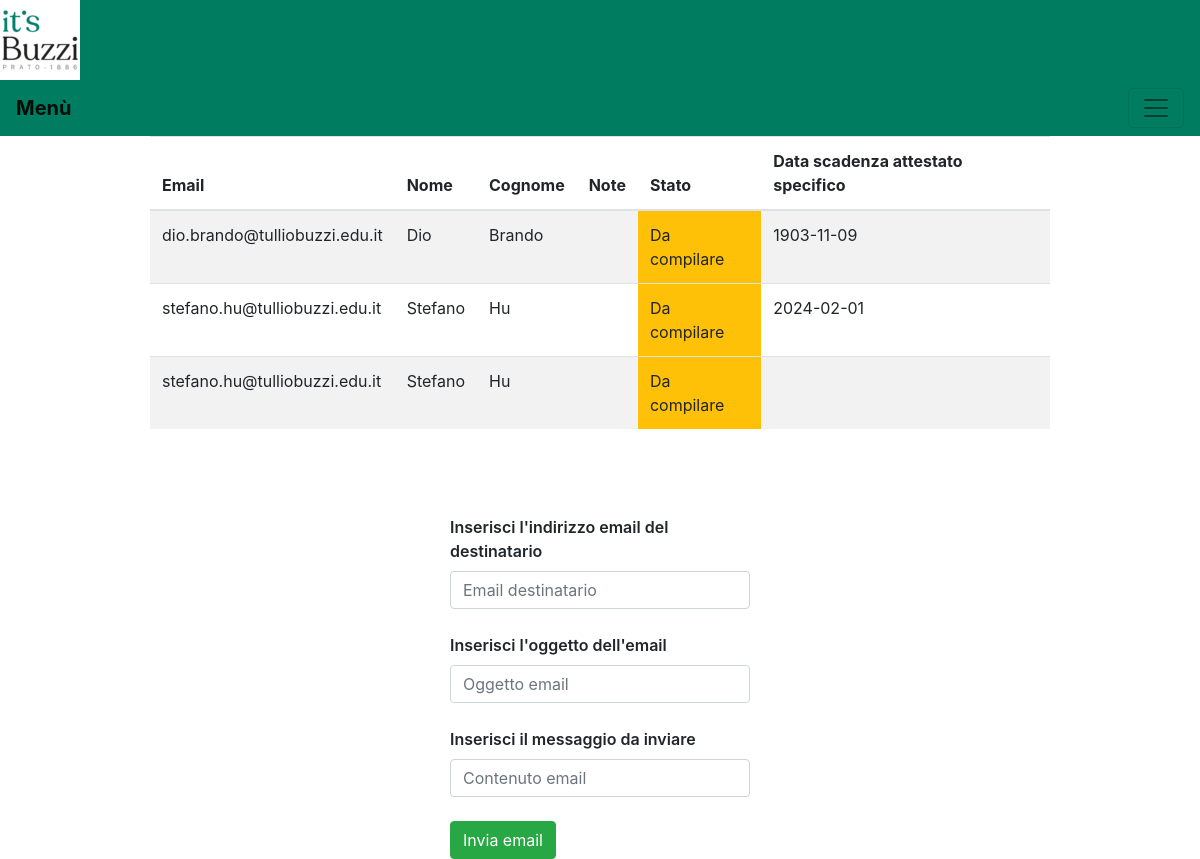
/cuccurullo_page.php, run on the app's committed database.
### tables this page shows
CREATE TABLE attestato (
	mail VARCHAR(64) NOT NULL,
	tipo ENUM('Attestato di formazione generale',  
		  'Attestato di formazione specifica - rischio medio',  
		  'Attestato di formazione - rischio alto',  
		  'Attestato di formazione sicurezza per il preposto',  
		  'Attestato di aggiornamento sicurezza per il preposto',  
		  'Attestato di aggiornamento sicurezza',  
		  'Attestato di formazione per RLS',  
		  'Attestato di aggiornamento per RLS',  
		  'Attestato di formazione aggiornamento RSPP',  
		  'Attestato di formazione per rischio di incendio - rischio medio',  
		  'Attestato di formazione per rischio di incendio - rischio alto',  
		  'Attestato di formazione per il primo soccorso',  
		  'Attestato di aggiornamento per il primo soccorso',  
		  'Attestato di formazione BLSD',  
		  'Attestato di aggiornamento BLSD',  
		  'Altro') NOT NULL	   DEFAULT 'Altro',
	descrizione   VARCHAR(128) DEFAULT '',
	data_scadenza DATE 		   DEFAULT NULL,
	PRIMARY KEY(mail,tipo,descrizione),
	CONSTRAINT attestato_generico_mail
		FOREIGN KEY (mail)
		REFERENCES personale(mail)
);

CREATE TABLE personale (
	 
	 
	 
	mail         VARCHAR(64) PRIMARY KEY NOT NULL,  
	tipo         ENUM('ata','docente')   NOT NULL,
	nome         VARCHAR(32)             NOT NULL,
	cognome      VARCHAR(32)             NOT NULL,
	 
	cod_fiscale  VARCHAR(32)             NOT NULL,
	note         VARCHAR(128)            NOT NULL DEFAULT '',
    stato 	     ENUM('Da compilare', 'Da validare', 'Validato', 'Richiesta modifica') DEFAULT 'Da compilare',
	pw           VARCHAR(32)             NOT NULL DEFAULT '1234', 
	in_servizio  ENUM('s', 'n')			 NOT NULL DEFAULT 's' 
);

### database/database.php (called while the page is built, shortened)
<?php
function connect_database($server_name = "localhost",
                          $username = "root",
                          $password = "",
                          $database = "rspp_certificati")
{
    $conn = new mysqli($server_name, $username, $password);
    return $conn;
}
function getUsersForCuccurullo() {
    $conn = connect_database();
    $sql = "
        SELECT p.mail as mail, p.nome as nome, p.cognome as cognome, p.note as note, p.stato as stato, att.data_scadenza as ass_data_scadenza
        FROM personale p
        INNER JOIN attestato att ON att.mail = p.mail;
    ";
    $stmt = $conn->prepare($sql);
    $stmt->execute();
    $results = $stmt->get_result();
    $users = array();
    while($row = $results->fetch_assoc()) {
        $users[] = array(
            "mail" => $row['mail'],
            "nome" => $row['nome'],
            "cognome" => $row['cognome'],
            "note" => $row['note'],
            "stato" => $row['stato'],
            "ass_data_scadenza" => $row['ass_data_scadenza']
            );
    }
    return $users;
}

### cuccurullo_page.php (the view, shortened to what this page needs)
<!DOCTYPE html>
<html lang="it">
<head>
    <link rel="stylesheet" href="css/header.css">
    <link rel="stylesheet" href="css/index.css">
</head>
<body>
<div>
</div>
<div>
    <?php
    include 'database/database.php';
    $users = getUsersForCuccurullo();
    echo '<table class="table table-striped table-hover w-75 ">
            <thead>
                <tr>
                    <th scope="col">Email</th>
                    <th scope="col">Nome</th>
                    <th scope="col">Cognome</th>
                    <th scope="col">Note</th>
                    <th scope="col">Stato</th>
                    <th scope="col">Data scadenza attestato specifico</th>
                </tr>
            </thead>
            <tbody>';
    $id = 0;
    $mail = "mail";
    $nome = "nome";
    $cognome = "cognome";
    $note = "note";
    $stato = "stato";
    $ass_data_scadenza = "ass_data_scadenza";
    $fine_mail = "@tulliobuzzi.edu.it";
    foreach ($users as $user) {
        $id++;
        $da_compilare = $user['stato'] == StatoCertificati::DA_COMPILARE;
        $data_scadenza_specifico_attivo = $user['ass_data_scadenza'] > new DateTime();
        echo '<tr id="' . $id . '" >
                <td id="' . $id . $mail . '">' . $user['mail'].$fine_mail . '</td>
                <td id="' . $id . $nome . '">' . $user['nome'] . '</td>
                <td id="' . $id . $cognome . '">' . $user['cognome'] . '</td>
                <td id="' . $id . $note . '">' . $user['note'] . '</td>
                <td id="' . $id . $stato . '" class="' . ($da_compilare ? 'bg-warning' : '') . '">' . $user['stato'] . '</td>
                <td id="' . $id . $ass_data_scadenza . '" class="' . ($data_scadenza_specifico_attivo ? 'bg-danger' : '') . '">' . $user['ass_data_scadenza'] . '</td>
            </tr>';
    }
    echo '</tbody>
        </table>';
    ?>
</div>
<div id="email-section" class="w-25">
    <form action="http://localhost:80/rspp_certificati/sendmail.php" method="post" class="font form">
        <label class="form-label" for="to">Inserisci l'indirizzo email del destinatario</label>
        <input class="button form-control" type="email" name="to" id="to" placeholder="Email destinatario">
        <br>
        <label class="form-label" for="subject">Inserisci l'oggetto dell'email</label>
        <input class="button form-control" type="text" name="subject" id="subject" placeholder="Oggetto email">
        <br>
        <label id="form-label" for="body">Inserisci il messaggio da inviare</label>
        <input class="button form-control" type="text" name="body" id="body" placeholder="Contenuto email">
        <br>
        <input class="button btn btn-success" type="submit" value="Invia email">
    </form>
</div>
</body>
</html>

### css/header.css (style rules this page uses)
* { padding: 0; margin: 0; }
.header-css { background-color: #007d60; height: 80px; width: 100%; }
.icon { vertical-align: middle; }

### cuccurullo_page.php (style rules this page uses)
.table { margin: auto; width: 50% !important; }
#email-section { padding-top: 70px; margin: auto; width: 50%; }

### data on the page
attestato: mail.mail "dio.brando", mail.nome "Dio", mail.cognome "Brando", mail.stato "Da compilare", data_scadenza "1903-11-09"
attestato: mail.mail "stefano.hu", mail.nome "Stefano", mail.cognome "Hu", mail.stato "Da compilare", data_scadenza "2024-02-01"
attestato: mail.mail "stefano.hu", mail.nome "Stefano", mail.cognome "Hu", mail.stato "Da compilare"
